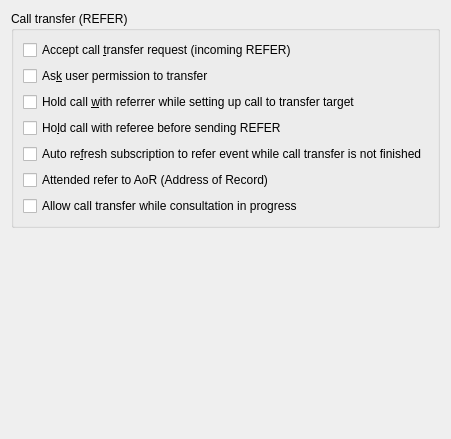
         <widget class="QWidget">
          <attribute name="title">
           <string>REFER</string>
          </attribute>
          <layout class="QVBoxLayout">
           <item>
            <widget class="QGroupBox" name="referGroupBox">
             <property name="title">
              <string>Call transfer (REFER)</string>
             </property>
             <layout class="QVBoxLayout">
              <item>
               <widget class="QCheckBox" name="allowReferCheckBox">
                <property name="whatsThis">
                 <string>Indicates if Twinkle should transfer a call if a REFER request is received.</string>
                </property>
                <property name="text">
                 <string>Accept call &amp;transfer request (incoming REFER)</string>
                </property>
                <property name="shortcut">
                 <string>Alt+T</string>
                </property>
               </widget>
              </item>
              <item>
               <widget class="QCheckBox" name="askUserReferCheckBox">
                <property name="whatsThis">
                 <string>Indicates if Twinkle should ask the user before transferring a call when a REFER request is received.</string>
                </property>
                <property name="text">
                 <string>As&amp;k user permission to transfer</string>
                </property>
                <property name="shortcut">
                 <string>Alt+K</string>
                </property>
               </widget>
              </item>
              <item>
               <widget class="QCheckBox" name="refereeHoldCheckBox">
                <property name="whatsThis">
                 <string>Indicates if Twinkle should put the current call on hold when a REFER request to transfer a call is received.</string>
                </property>
                <property name="text">
                 <string>Hold call &amp;with referrer while setting up call to transfer target</string>
                </property>
                <property name="shortcut">
                 <string>Alt+W</string>
                </property>
               </widget>
              </item>
              <item>
               <widget class="QCheckBox" name="referrerHoldCheckBox">
                <property name="whatsThis">
                 <string>Indicates if Twinkle should put the current call on hold when you transfer a call.</string>
                </property>
                <property name="text">
                 <string>Ho&amp;ld call with referee before sending REFER</string>
                </property>
                <property name="shortcut">
                 <string>Alt+L</string>
                </property>
               </widget>
              </item>
              <item>
               <widget class="QCheckBox" name="refreshReferSubCheckBox">
                <property name="whatsThis">
                 <string>While a call is being transferred, the referee sends NOTIFY messages to the referrer about the progress of the transfer. These messages are only sent for a short interval which length is determined by the referee. If you tick this box, the referrer will automatically send a SUBSCRIBE to lengthen this interval if it is about to expire and the transfer has not yet been completed.</string>
                </property>
                <property name="text">
                 <string>Auto re&amp;fresh subscription to refer event while call transfer is not finished</string>
                </property>
                <property name="shortcut">
                 <string>Alt+F</string>
                </property>
               </widget>
              </item>
              <item>
               <widget class="QCheckBox" name="referAorCheckBox">
                <property name="whatsThis">
                 <string>An attended call transfer should use the contact URI as a refer target. A contact URI may not be globally routable however. Alternatively the AoR (Address of Record) may be used. A disadvantage is that the AoR may route to multiple endpoints in case of forking whereas the contact URI routes to a single endpoint.</string>
                </property>
                <property name="text">
                 <string>Attended refer to AoR (Address of Record)</string>
                </property>
               </widget>
              </item>
              <item>
               <widget class="QCheckBox" name="transferConsultInprogCheckBox">
                <property name="whatsThis">
                 <string>When you perform an attended call transfer, you normally transfer the call after you established a consultation call. If you enable this option you can transfer the call while the consultation call is still in progress. This is a non-standard implementation and may not work with all SIP devices.</string>
                </property>
                <property name="text">
                 <string>Allow call transfer while consultation in progress</string>
                </property>
               </widget>
              </item>
             </layout>
            </widget>
           </item>
           <item>
            <spacer>
             <property name="orientation">
              <enum>Qt::Vertical</enum>
             </property>
             <property name="sizeType">
              <enum>QSizePolicy::Expanding</enum>
             </property>
             <property name="sizeHint" stdset="0">
              <size>
               <width>20</width>
               <height>200</height>
              </size>
             </property>
            </spacer>
           </item>
          </layout>
         </widget>
